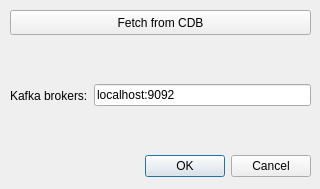
<?xml version="1.0" encoding="UTF-8"?>
<ui version="4.0">
 <class>ConnectToIas</class>
 <widget class="QDialog" name="ConnectToIas">
  <property name="geometry">
   <rect>
    <x>0</x>
    <y>0</y>
    <width>320</width>
    <height>189</height>
   </rect>
  </property>
  <property name="windowTitle">
   <string>Connect to IAS...  </string>
  </property>
  <widget class="QDialogButtonBox" name="buttonBox">
   <property name="geometry">
    <rect>
     <x>10</x>
     <y>150</y>
     <width>301</width>
     <height>32</height>
    </rect>
   </property>
   <property name="orientation">
    <enum>Qt::Horizontal</enum>
   </property>
   <property name="standardButtons">
    <set>QDialogButtonBox::Cancel|QDialogButtonBox::Ok</set>
   </property>
  </widget>
  <widget class="QWidget" name="verticalLayoutWidget">
   <property name="geometry">
    <rect>
     <x>10</x>
     <y>30</y>
     <width>303</width>
     <height>121</height>
    </rect>
   </property>
   <layout class="QVBoxLayout" name="verticalLayout"/>
  </widget>
  <widget class="QPushButton" name="fetchFromCdbBtn">
   <property name="geometry">
    <rect>
     <x>10</x>
     <y>10</y>
     <width>301</width>
     <height>25</height>
    </rect>
   </property>
   <property name="toolTip">
    <string>Select the path of the CDB</string>
   </property>
   <property name="text">
    <string>Fetch from CDB</string>
   </property>
  </widget>
  <widget class="QWidget" name="layoutWidget">
   <property name="geometry">
    <rect>
     <x>10</x>
     <y>40</y>
     <width>301</width>
     <height>111</height>
    </rect>
   </property>
   <layout class="QHBoxLayout" name="horizontalLayout">
    <item>
     <widget class="QLabel" name="label">
      <property name="text">
       <string>Kafka brokers:</string>
      </property>
     </widget>
    </item>
    <item>
     <widget class="QLineEdit" name="lineEdit">
      <property name="toolTip">
       <string>list of comma separated server:port to connect to IAS</string>
      </property>
      <property name="text">
       <string notr="true">localhost:9092</string>
      </property>
      <property name="dragEnabled">
       <bool>false</bool>
      </property>
     </widget>
    </item>
   </layout>
  </widget>
 </widget>
 <resources/>
 <connections>
  <connection>
   <sender>buttonBox</sender>
   <signal>rejected()</signal>
   <receiver>ConnectToIas</receiver>
   <slot>reject()</slot>
   <hints>
    <hint type="sourcelabel">
     <x>316</x>
     <y>260</y>
    </hint>
    <hint type="destinationlabel">
     <x>286</x>
     <y>274</y>
    </hint>
   </hints>
  </connection>
  <connection>
   <sender>fetchFromCdbBtn</sender>
   <signal>clicked()</signal>
   <receiver>ConnectToIas</receiver>
   <slot>onFetchBtnClicked()</slot>
   <hints>
    <hint type="sourcelabel">
     <x>155</x>
     <y>23</y>
    </hint>
    <hint type="destinationlabel">
     <x>159</x>
     <y>119</y>
    </hint>
   </hints>
  </connection>
  <connection>
   <sender>lineEdit</sender>
   <signal>textChanged(QString)</signal>
   <receiver>ConnectToIas</receiver>
   <slot>onLineEditTxtChanged()</slot>
   <hints>
    <hint type="sourcelabel">
     <x>203</x>
     <y>115</y>
    </hint>
    <hint type="destinationlabel">
     <x>159</x>
     <y>118</y>
    </hint>
   </hints>
  </connection>
  <connection>
   <sender>buttonBox</sender>
   <signal>accepted()</signal>
   <receiver>ConnectToIas</receiver>
   <slot>onOkBtnClicked()</slot>
   <hints>
    <hint type="sourcelabel">
     <x>160</x>
     <y>215</y>
    </hint>
    <hint type="destinationlabel">
     <x>159</x>
     <y>118</y>
    </hint>
   </hints>
  </connection>
 </connections>
 <slots>
  <slot>onFetchBtnClicked()</slot>
  <slot>onLineEditTxtChanged()</slot>
  <slot>onOkBtnClicked()</slot>
 </slots>
</ui>
